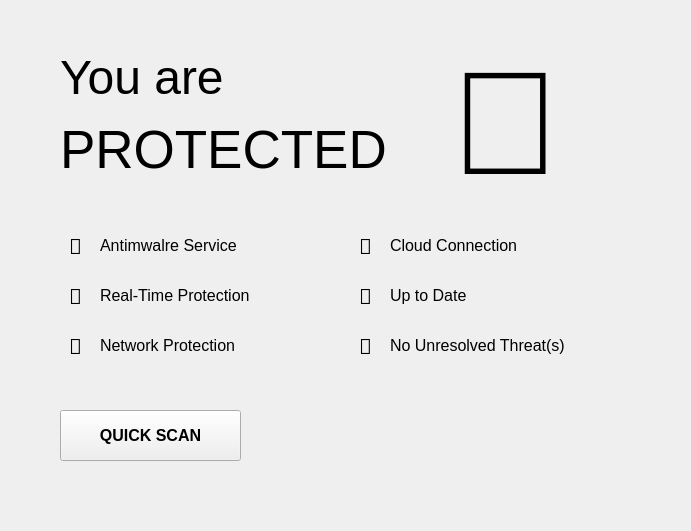
<?xml version="1.0" encoding="UTF-8"?>
<ui version="4.0">
 <class>HomePageWidget</class>
 <widget class="QWidget" name="HomePageWidget">
  <property name="geometry">
   <rect>
    <x>0</x>
    <y>0</y>
    <width>691</width>
    <height>531</height>
   </rect>
  </property>
  <property name="font">
   <font>
    <pointsize>8</pointsize>
   </font>
  </property>
  <property name="windowTitle">
   <string>Form</string>
  </property>
  <widget class="QLabel" name="info2_label">
   <property name="geometry">
    <rect>
     <x>60</x>
     <y>120</y>
     <width>331</width>
     <height>71</height>
    </rect>
   </property>
   <property name="font">
    <font>
     <pointsize>40</pointsize>
     <weight>50</weight>
     <bold>false</bold>
    </font>
   </property>
   <property name="text">
    <string>PROTECTED</string>
   </property>
   <property name="alignment">
    <set>Qt::AlignLeading|Qt::AlignLeft|Qt::AlignTop</set>
   </property>
  </widget>
  <widget class="QLabel" name="info1_label">
   <property name="geometry">
    <rect>
     <x>60</x>
     <y>50</y>
     <width>211</width>
     <height>61</height>
    </rect>
   </property>
   <property name="font">
    <font>
     <pointsize>36</pointsize>
    </font>
   </property>
   <property name="text">
    <string>You are</string>
   </property>
   <property name="alignment">
    <set>Qt::AlignLeading|Qt::AlignLeft|Qt::AlignTop</set>
   </property>
  </widget>
  <widget class="QLabel" name="protect_icon_label">
   <property name="geometry">
    <rect>
     <x>450</x>
     <y>40</y>
     <width>171</width>
     <height>181</height>
    </rect>
   </property>
   <property name="font">
    <font>
     <pointsize>110</pointsize>
    </font>
   </property>
   <property name="text">
    <string></string>
   </property>
   <property name="alignment">
    <set>Qt::AlignLeading|Qt::AlignLeft|Qt::AlignTop</set>
   </property>
  </widget>
  <widget class="QLabel" name="status_service_label">
   <property name="geometry">
    <rect>
     <x>60</x>
     <y>230</y>
     <width>31</width>
     <height>31</height>
    </rect>
   </property>
   <property name="font">
    <font>
     <family>Segoe MDL2 Assets</family>
     <pointsize>16</pointsize>
     <weight>75</weight>
     <bold>true</bold>
    </font>
   </property>
   <property name="text">
    <string></string>
   </property>
   <property name="alignment">
    <set>Qt::AlignCenter</set>
   </property>
  </widget>
  <widget class="QLabel" name="service_label">
   <property name="geometry">
    <rect>
     <x>100</x>
     <y>230</y>
     <width>151</width>
     <height>31</height>
    </rect>
   </property>
   <property name="font">
    <font>
     <pointsize>12</pointsize>
    </font>
   </property>
   <property name="text">
    <string>Antimwalre Service</string>
   </property>
   <property name="scaledContents">
    <bool>false</bool>
   </property>
  </widget>
  <widget class="QLabel" name="rtp_label">
   <property name="geometry">
    <rect>
     <x>100</x>
     <y>280</y>
     <width>171</width>
     <height>31</height>
    </rect>
   </property>
   <property name="font">
    <font>
     <pointsize>12</pointsize>
    </font>
   </property>
   <property name="text">
    <string>Real-Time Protection</string>
   </property>
  </widget>
  <widget class="QLabel" name="status_rtp_label">
   <property name="geometry">
    <rect>
     <x>60</x>
     <y>280</y>
     <width>31</width>
     <height>31</height>
    </rect>
   </property>
   <property name="font">
    <font>
     <family>Segoe MDL2 Assets</family>
     <pointsize>16</pointsize>
     <weight>75</weight>
     <bold>true</bold>
    </font>
   </property>
   <property name="text">
    <string></string>
   </property>
   <property name="alignment">
    <set>Qt::AlignCenter</set>
   </property>
  </widget>
  <widget class="QLabel" name="status_cloud_label">
   <property name="geometry">
    <rect>
     <x>350</x>
     <y>230</y>
     <width>31</width>
     <height>31</height>
    </rect>
   </property>
   <property name="font">
    <font>
     <family>Segoe MDL2 Assets</family>
     <pointsize>16</pointsize>
     <weight>75</weight>
     <bold>true</bold>
    </font>
   </property>
   <property name="text">
    <string></string>
   </property>
   <property name="alignment">
    <set>Qt::AlignCenter</set>
   </property>
  </widget>
  <widget class="QLabel" name="cloud_label">
   <property name="geometry">
    <rect>
     <x>390</x>
     <y>230</y>
     <width>141</width>
     <height>31</height>
    </rect>
   </property>
   <property name="font">
    <font>
     <pointsize>12</pointsize>
    </font>
   </property>
   <property name="text">
    <string>Cloud Connection</string>
   </property>
  </widget>
  <widget class="QLabel" name="update_label">
   <property name="geometry">
    <rect>
     <x>390</x>
     <y>280</y>
     <width>141</width>
     <height>31</height>
    </rect>
   </property>
   <property name="font">
    <font>
     <pointsize>12</pointsize>
    </font>
   </property>
   <property name="text">
    <string>Up to Date</string>
   </property>
  </widget>
  <widget class="QLabel" name="status_update_label">
   <property name="geometry">
    <rect>
     <x>350</x>
     <y>280</y>
     <width>31</width>
     <height>31</height>
    </rect>
   </property>
   <property name="font">
    <font>
     <family>Segoe MDL2 Assets</family>
     <pointsize>16</pointsize>
     <weight>75</weight>
     <bold>true</bold>
    </font>
   </property>
   <property name="text">
    <string></string>
   </property>
   <property name="alignment">
    <set>Qt::AlignCenter</set>
   </property>
  </widget>
  <widget class="QLabel" name="status_threat_label">
   <property name="geometry">
    <rect>
     <x>350</x>
     <y>330</y>
     <width>31</width>
     <height>31</height>
    </rect>
   </property>
   <property name="font">
    <font>
     <family>Segoe MDL2 Assets</family>
     <pointsize>16</pointsize>
     <weight>75</weight>
     <bold>true</bold>
    </font>
   </property>
   <property name="text">
    <string></string>
   </property>
   <property name="alignment">
    <set>Qt::AlignCenter</set>
   </property>
  </widget>
  <widget class="QLabel" name="threat_label">
   <property name="geometry">
    <rect>
     <x>390</x>
     <y>330</y>
     <width>191</width>
     <height>31</height>
    </rect>
   </property>
   <property name="font">
    <font>
     <pointsize>12</pointsize>
    </font>
   </property>
   <property name="text">
    <string>No Unresolved Threat(s)</string>
   </property>
  </widget>
  <widget class="QLabel" name="status_network_label">
   <property name="geometry">
    <rect>
     <x>60</x>
     <y>330</y>
     <width>31</width>
     <height>31</height>
    </rect>
   </property>
   <property name="font">
    <font>
     <family>Segoe MDL2 Assets</family>
     <pointsize>16</pointsize>
     <weight>75</weight>
     <bold>true</bold>
    </font>
   </property>
   <property name="text">
    <string></string>
   </property>
   <property name="alignment">
    <set>Qt::AlignCenter</set>
   </property>
  </widget>
  <widget class="QLabel" name="network_label">
   <property name="geometry">
    <rect>
     <x>100</x>
     <y>330</y>
     <width>141</width>
     <height>31</height>
    </rect>
   </property>
   <property name="font">
    <font>
     <pointsize>12</pointsize>
    </font>
   </property>
   <property name="text">
    <string>Network Protection</string>
   </property>
  </widget>
  <widget class="QPushButton" name="run_scan_pushButton">
   <property name="geometry">
    <rect>
     <x>60</x>
     <y>410</y>
     <width>181</width>
     <height>51</height>
    </rect>
   </property>
   <property name="font">
    <font>
     <pointsize>12</pointsize>
     <weight>75</weight>
     <bold>true</bold>
    </font>
   </property>
   <property name="text">
    <string>QUICK SCAN</string>
   </property>
  </widget>
 </widget>
 <resources/>
 <connections/>
</ui>
